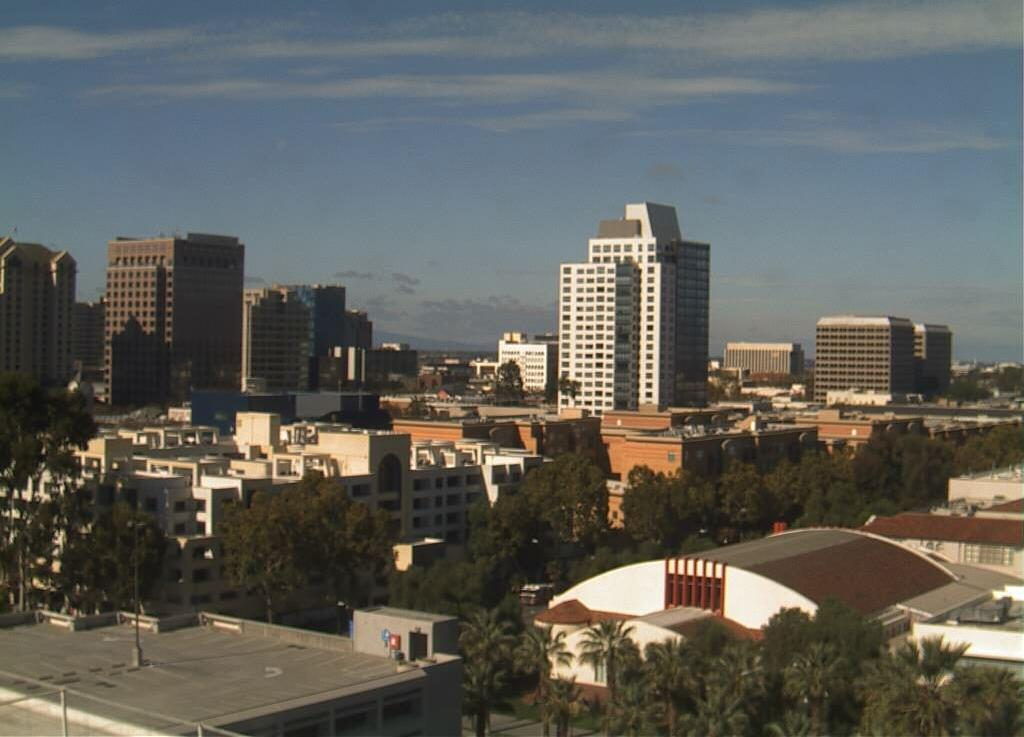
#> input picture 9.Computer Vision and Machine Learning/Lesson 1 Computer Vision and Machine Learning/Notebook Standardizing Day and Night Images/day_night_images/training/day/20151101_185509.jpg, 1024 x 737 px; its folder holds only this picture in this run
$ jupyter execute 'Standardizing the Data-zh.ipynb'   (shell and % lines are left out)
#> lines starting #> are read from the running program, lines starting #| are printed output that depends on the picture
### 9.Computer Vision and Machine Learning/Lesson 1 Computer Vision and Machine Learning/Notebook Classification/helpers.py
# Helper functions

import os
import glob # library for loading images from a directory
import matplotlib.image as mpimg

import cv2


# This function loads in images and their labels and places them in a list
# The list contains all images and their associated labels
# For example, after data is loaded, im_list[0][:] will be the first image-label pair in the list
def load_dataset(image_dir):

    # Populate this empty image list
#> called with image_dir = 'day_night_images/training/'
    im_list = []
    image_types = ["day", "night"]

    # Iterate through each color folder
    for im_type in image_types:

        # Iterate through each image file in each image_type folder
        # glob reads in any image with the extension "image_dir/im_type/*"
        for file in glob.glob(os.path.join(image_dir, im_type, "*")):

            # Read in the image
            im = mpimg.imread(file)
#> im is the input picture: shape (737, 1024, 3); mean R, G, B 96.5, 96.9, 91.7

            # Check if the image exists/if it's been correctly read-in
            if not im is None:
                # Append the image, and it's type (red, green, yellow) to the image list
                im_list.append((im, im_type))

    return im_list


## Standardize the input images
# Resize each image to the desired input size: 600x1100px (hxw).

## Standardize the output
# With each loaded image, we also specify the expected output.
# For this, we use binary numerical values 0/1 = night/day.


# This function should take in an RGB image and return a new, standardized version
# 600 height x 1100 width image size (px x px)
# [41 lines left out: functions standardize_input, encode, standardize, not called in this run]


### 9.Computer Vision and Machine Learning/Lesson 1 Computer Vision and Machine Learning/Notebook Standardizing Day and Night Images/Standardizing the Data-zh.ipynb
# 日夜图像分类器
---

日夜图像数据集由200个RGB彩色图像组成，分为两类：白天图像和夜晚图像。每个例子都有相同的数字：100个日图像和100个夜图像。

我们希望建立一个分类器，可以把这些图像准确地标记为白天或黑夜。要完成这个任务，我们需要找出这两种图像之间的显著性特征！

*注：所有图像都来自 [AMOS 数据集](http://cs.uky.edu/~jacobs/datasets/amos/) （众多户外场景档案）。*

### 导入资源

在开始使用项目代码之前，请导入你需要的库和资源。

[cell 1]
import cv2 # computer vision library
import helpers

import numpy as np
import matplotlib.pyplot as plt
import matplotlib.image as mpimg

## 训练并测试数据
200张日/夜的图像被分成训练和测试数据集。

* 这些图像中的60％是训练图像，供你在创建分类器时使用。
* 另外40％是测试图像，将用于测试分类器的准确度。

首先，我们设置一些变量来跟踪图像的存储位置：

image_dir_training: the directory where our training image data is stored
image_dir_test: the directory where our test image data is stored

[cell 2]
# Image data directories
image_dir_training = "day_night_images/training/"
image_dir_test = "day_night_images/test/"

## 加载数据集

前几行代码将加载训练日/夜图像，并将它们全部存储在变量`IMAGE_LIST`中。 该列表包含图像及其相关标签（“日”或“夜”）。

例如， `IMAGE_LIST` 中的第一个图像标签对可以通过索引

[cell 3]
# Using the load_dataset function in helpers.py
# Load training data
IMAGE_LIST = helpers.load_dataset(image_dir_training)
#> IMAGE_LIST = 2 items

---
# 1. 可视化输入图像

[cell 4]
# Print out 1. The shape of the image and 2. The image's label

# Select an image and its label by list index
image_index = 0
selected_image = IMAGE_LIST[image_index][0]
selected_label = IMAGE_LIST[image_index][1]
#> selected_label = 'day'

# Display image and data about it
plt.imshow(selected_image)
print("Shape: "+str(selected_image.shape))
#| Shape: (737, 1024, 3)
print("Label: " + str(selected_label))
#| Label: day

# 2. 预处理数据

在每张图像中进行加载之后，你需要可视化输入和输出！

---
### 输入

请使你的图像尺寸保持一致，以便传输至相同的分类步骤！每一张输入图像应拥有相同的格式、尺寸，等等。

#### TODO: 标准化输入图像

* 重新将每张图像调整为要求尺寸: 600x1100px (hxw).

[cell 5]
# This function should take in an RGB image and return a new, standardized version
def standardize_input(image):

    ## TODO: Resize image so that all "standard" images are the same size 600x1100 (hxw)
    standard_im = []
    standard_im=cv2.resize(image,(1100,600))

    return standard_im

### TODO: 标准化输出

对于每一张加载的图像，你还需要确定预期输出。针对这一点，请使用二进制数值，0/1=夜/日。

[cell 6]
# Examples:
# encode("day") should return: 1
# encode("night") should return: 0

def encode(label):

    numerical_val = 0
    ## TODO: complete the code to produce a numerical label
    if label=='day':
        numerical_val=1

    return numerical_val

## 构建输入图像和输出标签的`STANDARDIZED_LIST` 函数

该函数将输入一个图像标签对列表，并输出一个包含调整过的图像和数字标签的**标准**列表。

此处使用你在上方定义的函数来标准化输入和输出，因此，你必须完成那些函数来使这里的标准化顺利进行。

[cell 7]
def standardize(image_list):

    # Empty image data array
    standard_list = []

    # Iterate through all the image-label pairs
    for item in image_list:
        image = item[0]
        label = item[1]

        # Standardize the image
        standardized_im = standardize_input(image)

        # Create a numerical label
        binary_label = encode(label)

        # Append the image, and it's one hot encoded label to the full, processed list of image data
        standard_list.append((standardized_im, binary_label))
#> this loop made 2 passes
#> (label, numerical_val in encode, binary_label) on passes 1 to 2: ('day', 1, 1), ('night', 0, 0)
#> pass 1, in standardize_input, `standard_im=cv2.resize(image,(1100,600))`:
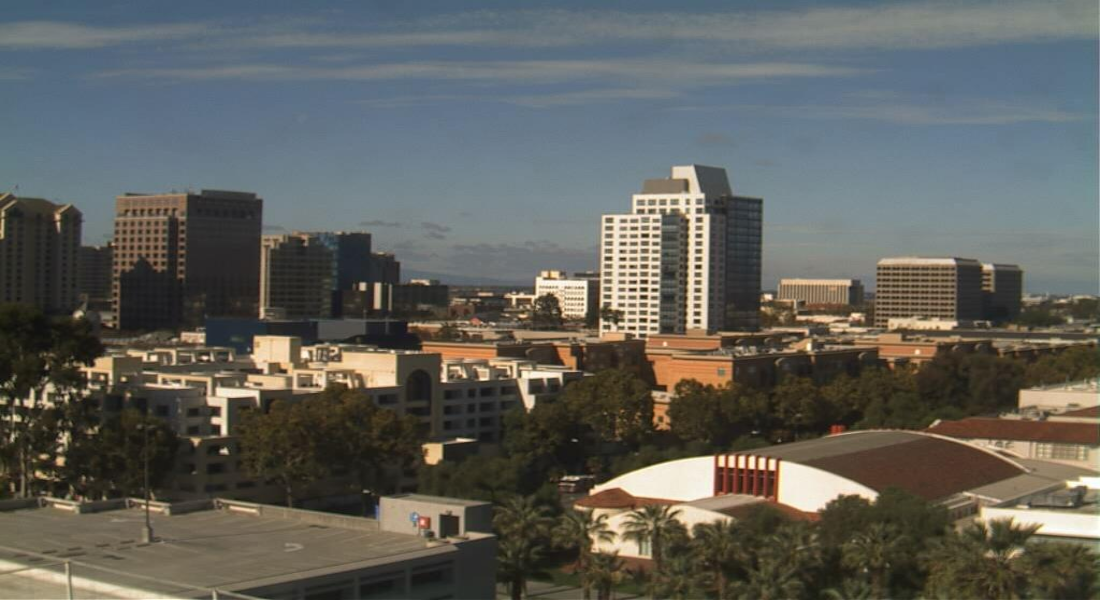
#> standard_im: shape (600, 1100, 3); mean R, G, B 96.4, 96.8, 91.6
#> pass 2, in standardize_input (call 2), `standard_im=cv2.resize(image,(1100,600))`:
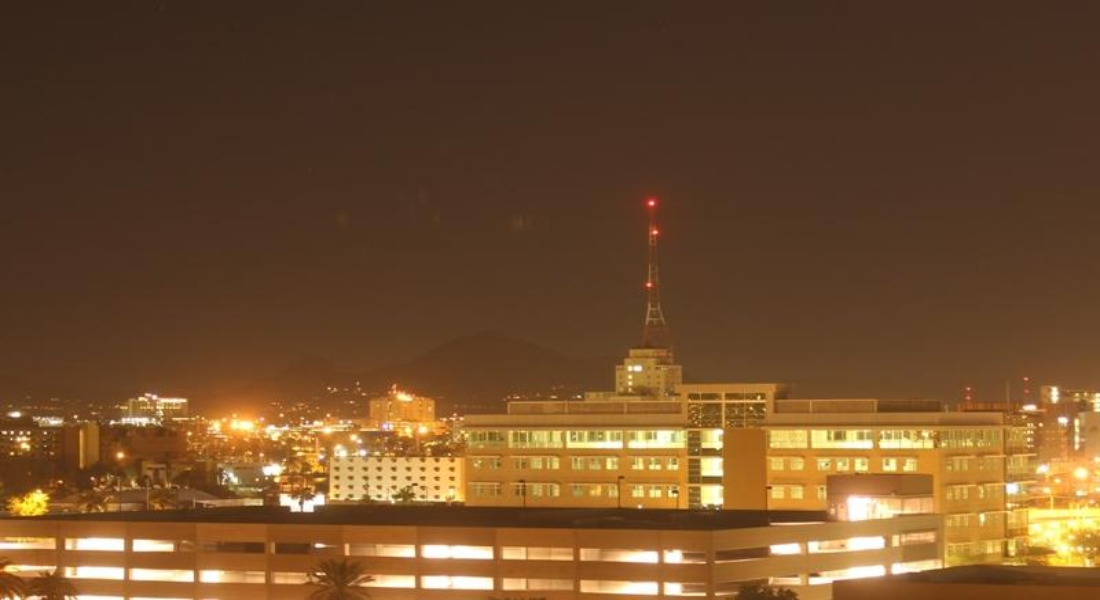
#> standard_im: shape (600, 1100, 3); mean R, G, B 111.5, 76.8, 43.9
#> after the loop, standard_list = 2 items

    return standard_list

# Standardize all training images
STANDARDIZED_LIST = standardize(IMAGE_LIST)
#> STANDARDIZED_LIST = 2 items

## 将标准化数据可视化

显示一个来自STANDARDIZED_LIST的标准化图片。

[cell 8]
# Display a standardized image and its label

# Select an image by index
image_num = 0
selected_image = STANDARDIZED_LIST[image_num][0]
selected_label = STANDARDIZED_LIST[image_num][1]
#> selected_label = 1

# Display image and data about it
## TODO: Make sure the images have numerical labels and are of the same size
plt.imshow(selected_image)
print("Shape: "+str(selected_image.shape))
#| Shape: (600, 1100, 3)
print("Label [1 = day, 0 = night]: " + str(selected_label))
#| Label [1 = day, 0 = night]: 1
